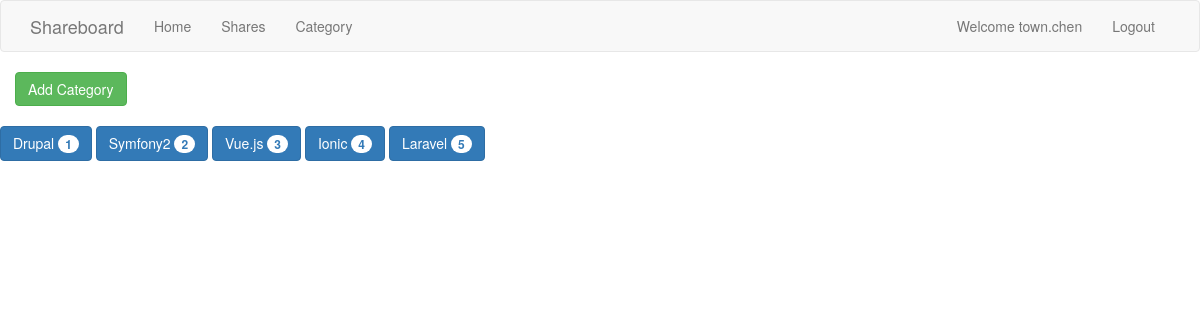
Page /category (signed in) on the committed database.
### tables this page shows
CREATE TABLE `category` (
  `id` int(11) NOT NULL AUTO_INCREMENT,
  `pid` int(11) DEFAULT NULL COMMENT '父级id',
  `name` varchar(100) DEFAULT NULL,
  `sort` int(11) DEFAULT NULL COMMENT '排序字段',
  PRIMARY KEY (`id`)
);

### controllers/category.php (called while the page is built, shortened)
<?php
class Category extends Controller
{
  protected function Index(){
    $viewmodel = new CategoryModel();
    $this->returnView($viewmodel->getCategorylist(), true);
  }
}

### classes/Model.php (called while the page is built, shortened)
<?php
abstract class Model{
	protected $dbh;
	protected $stmt;
	public function __construct(){
		$this->dbh = new PDO("mysql:host=".DB_HOST.";dbname=".DB_NAME, DB_USER, DB_PASS);
	}
	public function query($query){
		$this->stmt = $this->dbh->prepare($query);
	}
	public function execute(){
		$this->stmt->execute();
	}
	public function resultSet(){
		$this->execute();
		return $this->stmt->fetchAll(PDO::FETCH_ASSOC);
	}
}

### models/category.php (called while the page is built, shortened)
<?php
class CategoryModel extends Model
{
  public function getCategorylist()
  {
    $this->query('SELECT * FROM category ORDER BY sort DESC');
		$rows = $this->resultSet();
		return $rows;
  }
}

### views/category/index.php (the view)
<div>
	<?php if(isset($_SESSION['is_logged_in'])) : ?>
	<a class="btn btn-success btn-share" href="<?php echo ROOT_PATH; ?>category/add">Add Category</a>
	<?php endif; ?>
	<div class="row">
		<?php foreach($viewmodel as $item) : ?>
			<button class="btn btn-primary" type="button">
			  <?php echo $item['name']; ?> <span class="badge"><?php echo $item['id']; ?></span>
			</button>
		<?php endforeach; ?>
	</div>
</div>

### assets/css/style.css (style rules this page uses)
.btn-share { margin-bottom:20px; }

### rows in the picture
category: name "Drupal", id "1"
category: name "Symfony2", id "2"
category: name "Vue.js", id "3"
category: name "Ionic", id "4"
category: name "Laravel", id "5"

### other values in the picture
$_SESSION['user_data']['name'] "town.chen"
